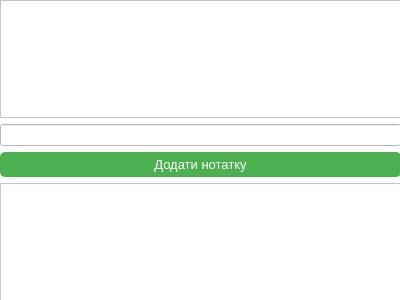
<?xml version="1.0" encoding="UTF-8"?>
<ui version="4.0">
 <class>Note</class>
 <widget class="QMainWindow" name="Note">
  <property name="geometry">
   <rect>
    <x>0</x>
    <y>0</y>
    <width>400</width>
    <height>300</height>
   </rect>
  </property>
  <property name="windowTitle">
   <string>Нотатки</string>
  </property>
  <property name="styleSheet">
   <string notr="true">background-color: #ffffff;</string>
  </property>
  <widget class="QWidget" name="centralwidget">
   <widget class="QWidget" name="verticalLayoutWidget">
    <property name="geometry">
     <rect>
      <x>0</x>
      <y>0</y>
      <width>401</width>
      <height>301</height>
     </rect>
    </property>
    <layout class="QVBoxLayout" name="layout">
     <item>
      <widget class="QListWidget" name="notes_listwidget"/>
     </item>
     <item>
      <widget class="QLineEdit" name="title_edit"/>
     </item>
     <item>
      <widget class="QPushButton" name="add_button">
       <property name="font">
        <font>
         <pointsize>10</pointsize>
        </font>
       </property>
       <property name="styleSheet">
        <string notr="true">QPushButton {
    background-color: #4CAF50;
    border: none;
    color: white;
    padding: 5px 15px;
    text-align: center;
    text-decoration: none;
    border-radius: 5px;
}

QPushButton:hover {
    background-color: #45a049;
}

QPushButton:pressed {
    background-color: #367c39;
}</string>
       </property>
       <property name="text">
        <string>Додати нотатку</string>
       </property>
      </widget>
     </item>
     <item>
      <widget class="QTextEdit" name="notes_textedit"/>
     </item>
    </layout>
   </widget>
  </widget>
 </widget>
 <resources/>
 <connections/>
</ui>
